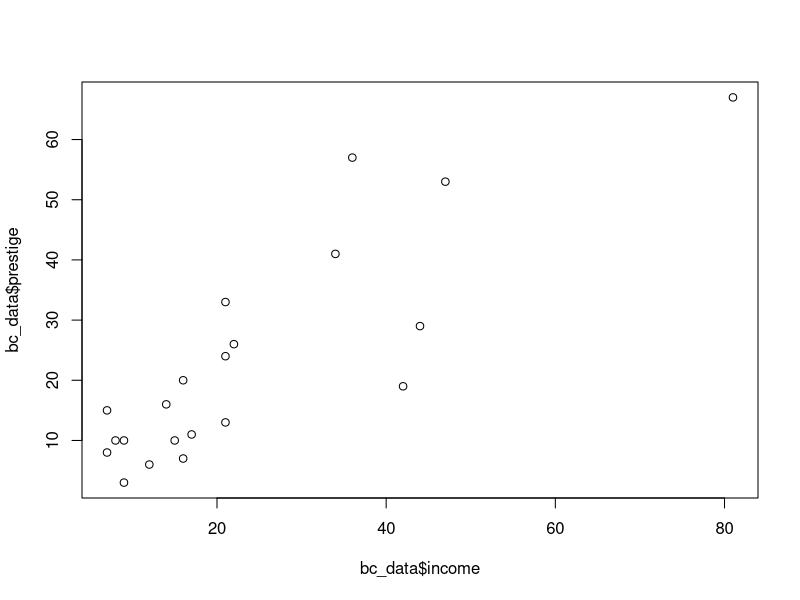
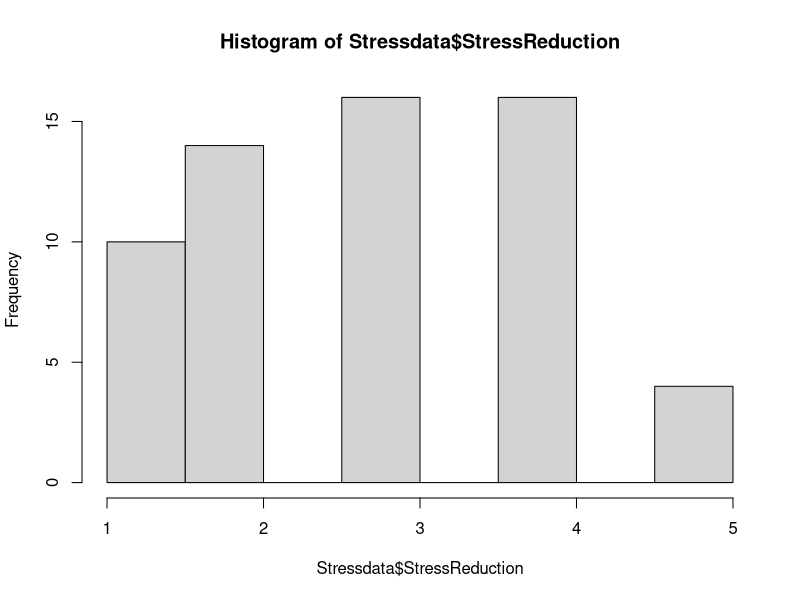
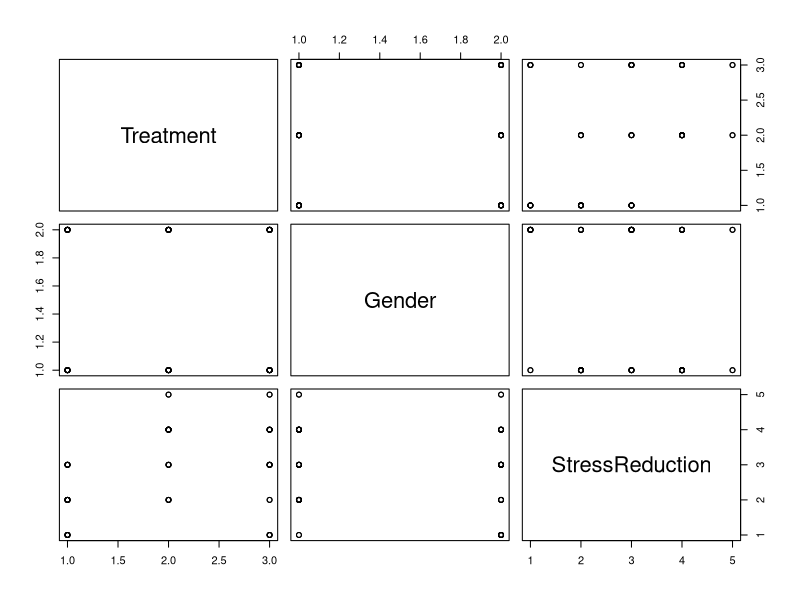

Reproduce these figures in R, in order. (Note: this script raises an error after producing the figures.)
# Workshop Part 2.0
# Intro to linear modeling in R
# Jessica & Matthew Turner, March 2019

library(car)
library(lme4)

# Working with Data--subsetting, transforming, visualizing
duncan=read.table("Data/Duncan.txt", header=TRUE)
summary(duncan)
# we already know about column names
duncan$type

# this puts out all rows for the first column
duncan[,1]

# all columns for the second row
duncan[2,]

# what does this do?
duncan[2:5, 1:3]

# How would you get the 3rd row?


# How would you get the 3rd row, only the 2nd column?


# If we wanted only the blue collar data:

subset(duncan, type=="bc") # note the double == 

# blue collar data with prestige > 25

subset(duncan, type=="bc" & prestige > 25)

# these subsets are dataframes and behave like it

summary(subset(duncan, type=="wc"))

# you can save them as a new dataframe for use in other functions

bc_data=subset(duncan, type=="bc")

bc.mod = lm(bc_data$prestige ~ bc_data$income)
summary(bc.mod)
plot(bc_data$income, bc_data$prestige)

# create a subset of the duncan data that is the data from the white
# collar professions with prestige below average for the wc group
# and save it in a variable named 'wcdata'



# does prestige relate to income in the white collar professions? 



# let's talk about the c() function--what does it do? Try these:
c(1,2,3,4,5)
c("type", "income")
c(1,2,3,4)/2
c(1,2,3,4) + c(6,8,10,12)
log(c(10,100,1000), base=10)

x=c("bob", "jane")
y=c("grace", "eric")
c(x,y)

# can we use dataframes in c()?  What does this do?
c(duncan,bc_data)

summary(c(duncan, bc_data))  # hmm!! 

# but for our purposes, you can use c() to select more than one column from your dataframe

subset(duncan, select = c("type", "income"))

# data transformations

# let's add some random data to our dataframe

nonsense = runif(45)

duncan$SillyData = nonsense

# check what it did to the duncan dataframe: How would you look at it?


# More transformations: 
# read in some data that needs recoding

Stressdata = read.csv("Data/dataset_anova_BadCode_interactions.csv")
summary(Stressdata)

# turning numbers into factor levels

Stressdata$Gender = as.factor(Stressdata$Gender)
summary(Stressdata)

# relabeling numbers as strings
# for a factor variable, we can check what the levels are called, and reset those values
levels(Stressdata$Gender)

# reset the values
levels(Stressdata$Gender) = c("male","female")
summary(Stressdata)

# centering a variable
Stressdata$StressReduction.cent = scale(Stressdata$StressReduction, 
                                        center = TRUE, scale = FALSE)

# z-scaling it
Stressdata$StressReduction.z = scale(Stressdata$StressReduction, 
                                     center = TRUE, scale = TRUE)

# check what happened to Stressdata!



# make a histogram of those values to see what they look like


# dealing with missing data
# let's read in an example

missdata = read.csv("Data/dataset_anova_missing.csv", header=TRUE)
summary(missdata)

# what does that do
median(missdata$CognitiveChange)
median(missdata$StressReduction)

lm(missdata$StressReduction ~ missdata$Treatment)

# some functions by default know to drop missing cases, some don't

median(missdata$StressReduction, na.rm = TRUE)

# look in the help documentation for a given command, for how to specify what to do with NA data

# do you want to know which ones are causing trouble?
complete.cases(missdata)

# you can make a new dataframe based on the complete cases
missdata.complete = na.omit(missdata)

# binning your data
# Create a new variable based on intervals of stress reduction.
# First, what do the stress reduction values look like?
hist(Stressdata$StressReduction)

#
# Identify even ranges of the values using cut()
tmp = cut(Stressdata$StressReduction, 3)

table(tmp)

# Recode with labels, Low Medium High
tmp2 = cut(Stressdata$StressReduction, 3,
           labels = c('Low', 'Medium', 'High'))

# Add these to the data frame:
Stressdata$ReductionLevel = tmp
Stressdata$ReductionLevelGroup = tmp2

summary(Stressdata)

# more on visualizing your data
# plot() as a general purpose function--it tries to make smart choices

# show the possible pairings of the first 3 variables
plot(Stressdata[,1:3])

# plot treatment vs stress reduction score
plot(Stressdata[,1],Stressdata[,3])
plot(Stressdata$Treatment, Stressdata$StressReduction)

# plot reduction score against z score of stress reduction
plot(Stressdata$StressReduction, Stressdata$StressReduction.z)

# boxplot

boxplot(Stressdata$StressReduction ~ Stressdata$Gender)

# make a boxplot by treatment group


# how about response as a function of both?

plot(Stressdata$StressReduction ~ Stressdata$Gender + Stressdata$Treatment)

boxplot(Stressdata$StressReduction ~ Stressdata$Gender + Stressdata$Treatment)

# Save what you've changed in the data as a new file
#
# Let's check what we want; write to the screen until it's in the
# format we want

write.table(Stressdata, file = "")

# We want comma-separated values
write.table(Stressdata, file = "", sep = ",")

# ...and no need for row numbers
write.table(Stressdata, file = "", sep = ",", row.names = FALSE)

# Write it to a file in the current working directory (you'd better
# have write permissions there):
write.table(Stressdata, file = "NewData.csv", sep = ",",
            row.names = FALSE)

# Is it there?
list.files()

# and clear your environment of everything
rm(list=ls())

# Your turn: 
# 1) Read in one of the files in the Data directory
# 2) Select a dependent variable and two independent variables and use subset() to make a smaller dataframe
# 3) run a linear model on the smaller dataset --either multiple regression or anova using lm()
# 4) write your reduced dataset out to a new file.
# 5) make a histogram of one of the data variables

